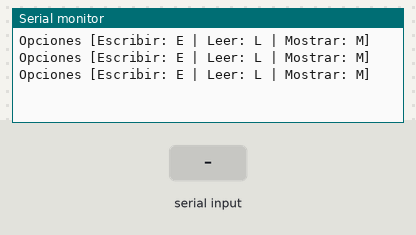
Bench run of a sketch on a simulated Arduino Uno, built for the host (arithmetic inside an expression is 32-bit, double 64-bit). Shown: the last lines printed to the serial monitor. The inputs (shaded band) are chosen by the test bench. EEPROM starts erased.

Above: at 3.2 s.
3.3 s: "E\n" received over Serial
At 3.9 s:
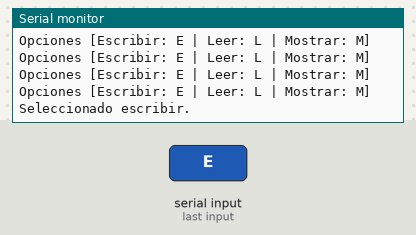
5.0 s: "L\n" received over Serial
At 5.4 s:
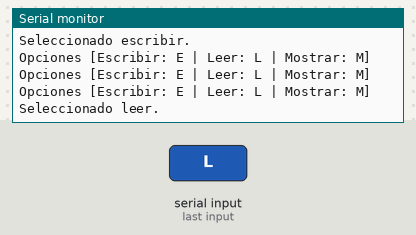
6.5 s: "M\n" received over Serial
At 7.0 s:
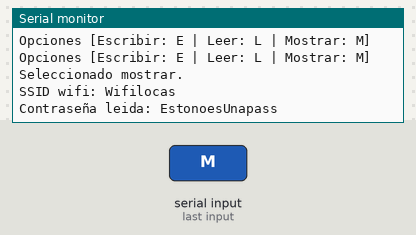

The sketch:

EscrituraRemanente.ino
```cpp
#include <EEPROM.h>

String wifi = "Wifilocas";
String passWifi = "EstonoesUnapass";
String wifiLeido;
String passWifiLeido;
int direccion;

void setup() {
  // put your setup code here, to run once:
  Serial.begin(9600);
  delay(2000);
  EEPROM.begin(512);
}

void loop() {
  Serial.println("Opciones [Escribir: E | Leer: L | Mostrar: M]");
  if (Serial.available() > 0) {
    String textoSerial = Serial.readStringUntil('\n');

    if (textoSerial.equalsIgnoreCase("E")) {
      Serial.println("Seleccionado escribir.");
      escribir(wifi,0);
      escribir(passWifi,1);
    } else if (textoSerial.equalsIgnoreCase("L")) {
      Serial.println("Seleccionado leer.");
      //leer();
    } else if (textoSerial.equalsIgnoreCase("M")) {
      Serial.println("Seleccionado mostrar.");
      mostrar();
    }
  }

  delay(500);
}

void escribir(String frase, int posicion){
  byte num;
  int direccion;
  for(int i=0;i<=posicion;i++){
    if(i==0){
      direccion=0;
    }else{
      EEPROM.get(direccion,num);
      direccion+=num+1;
    }
  }
  EEPROM.put( direccion, frase.length());
  direccion++;
  for(int i=0;i<frase.length();i++){
    EEPROM.put( direccion, frase.charAt(i));
    direccion++;
  }
  EEPROM.commit();

}

String leer(int posicion){
  byte num;
  int direccion;
  String resultado="";
  for(int i=0;i<=posicion;i++){
    if(i==0){
      direccion=0;
    }else{
      EEPROM.get(direccion,num);
      direccion+=num+1;
    }
  }
  //Obtener tamaño de dato a leer
  EEPROM.get(direccion,num);
  direccion++;

  for (int i = 0; i < num; i++) {
    char c;
    EEPROM.get(direccion, c);
    direccion++;
    resultado += c;
  }

 return resultado;
}

void mostrar(){
  wifiLeido = leer(0);
  Serial.print("SSID wifi: ");
  Serial.println(wifiLeido);
  passWifiLeido = leer(1);
  Serial.print("Contraseña leida: ");
  Serial.println(passWifiLeido);
}
```

Measured:
- after the input at 3.3 s, the serial monitor: prints a new line after 0.20 s (image 1)
- after the input at 5.0 s, the serial monitor: prints a new line at once (image 2)
- after the input at 6.5 s, the serial monitor: prints a new line at once (image 3)
